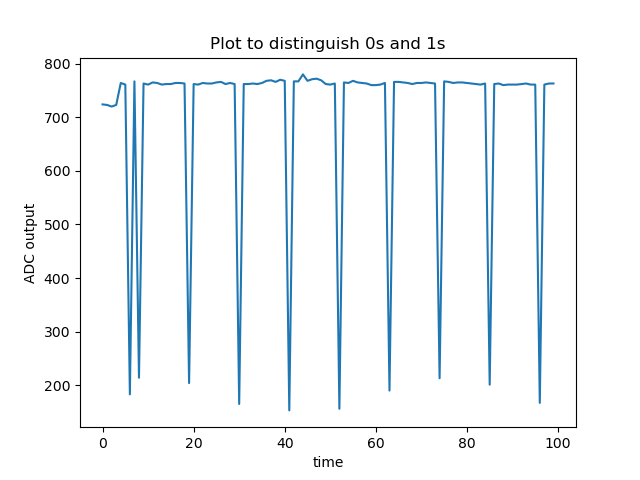

Write Python code to recreate this figure.
# Simple example of reading the MCP3008 analog input channels and printing
# them all out.
# Author: Tony DiCola
# License: Public Domain
import time

# Import SPI library (for hardware SPI) and MCP3008 library.
import Adafruit_GPIO.SPI as SPI
import Adafruit_MCP3008
import matplotlib.pyplot as plt

def run()
    # Software SPI configuration:
    CLK  = 18
    MISO = 23
    MOSI = 24
    CS   = 25
    mcp = Adafruit_MCP3008.MCP3008(clk=CLK, cs=CS, miso=MISO, mosi=MOSI)

    # Hardware SPI configuration:
    # SPI_PORT   = 0
    # SPI_DEVICE = 0
    # mcp = Adafruit_MCP3008.MCP3008(spi=SPI.SpiDev(SPI_PORT, SPI_DEVICE))


    print('Reading MCP3008 values, press Ctrl-C to quit...')

    # Read all the ADC channel 0 values in a list.
    values = []
    channel = 0
    count = 50
    # Main program loop.
    for _ in range(count):
        # The read_adc function will get the value of the specified channel (0-7).
        x = mcp.read_adc(channel)
        values.append(x)
        # Print the ADC values.
        print('Channel %d: %d' % (channel, x))
        # Pause for half a second.
        time.sleep(0.05)
        
    plt.plot(values)
    plt.xlabel('time')
    plt.ylabel('ADC output')
    plt.title('Plot to distinguish 0s and 1s')
    plt.show()

try:
    run()
except KeyboardInterrupt:
    pass
finally:
    GPIO.cleanup()
